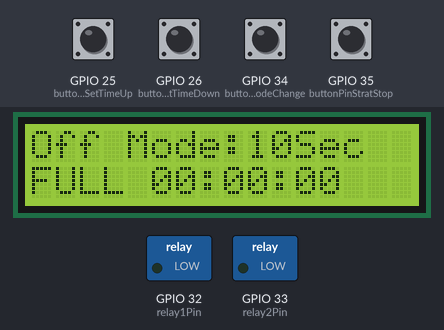
Bench run of a sketch on a simulated ESP32. Parts: 16×2 character LCD, switched loads named in the sketch (green lamp = pin HIGH). The inputs (shaded band) are chosen by the test bench; at power-on: GPIO 25 (buttonPinSetTimeUp), GPIO 26 (buttonPinSetTimeDown), GPIO 34 (buttonPinSetModeChange), GPIO 35 (buttonPinStratStop) LOW. EEPROM starts erased; what the sketch prints to the serial monitor is not drawn.

Above: at 1.3 s.
1.4 s: GPIO 35 (buttonPinStratStop) pulled HIGH for 0.15 s
At 2.5 s:
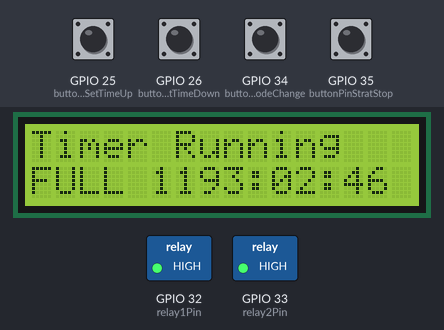
4.5 s: GPIO 35 (buttonPinStratStop) pulled HIGH for 1 s
At 5.1 s:
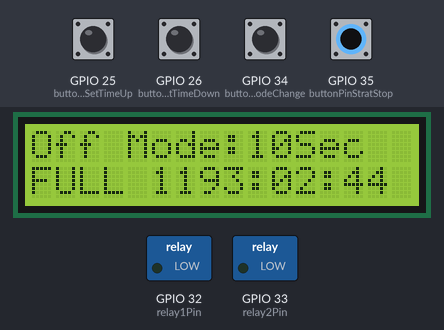
7.0 s: GPIO 34 (buttonPinSetModeChange) pulled HIGH for 0.15 s
At 8.2 s:
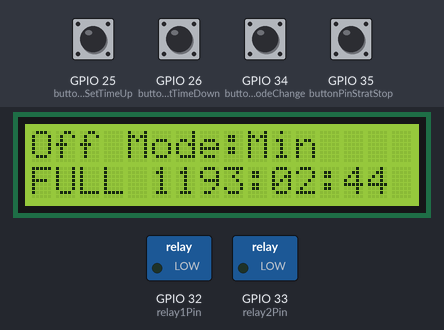
8.6 s: GPIO 34 (buttonPinSetModeChange) pulled HIGH for 1 s
At 9.6 s:
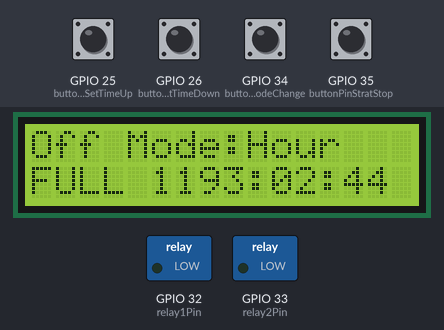
11.1 s: GPIO 34 (buttonPinSetModeChange) pulled HIGH for 0.15 s
At 11.7 s:
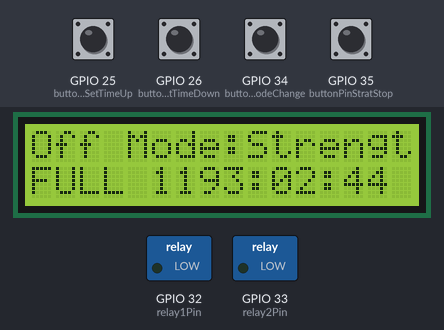
12.7 s: GPIO 25 (buttonPinSetTimeUp) pulled HIGH for 0.15 s
At 14.0 s:
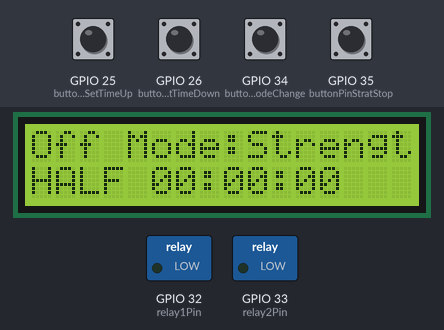
Timing chart, 0 to 15.3 s (numbered marks = the images above; inputs shaded):
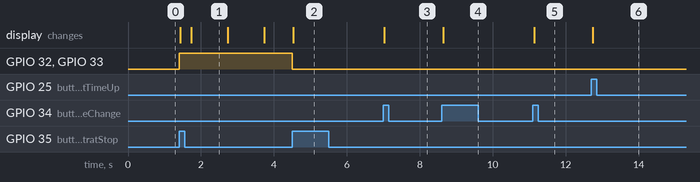

The sketch:

lcd_timer_2.ino
```cpp
#include <Wire.h>
#include <LiquidCrystal_I2C.h>
#include "EEPROMAnything.h"

LiquidCrystal_I2C lcd(0x27,16,2);

#define SETMODE_HOURS          1
#define SETMODE_MINUTES        2
#define SETMODE_10SEC          3
#define SETMODE_LIGHTSTRENGTH  4

#define LIGHTSTRENGTH_FULL  0
#define LIGHTSTRENGTH_HALF  1


#define EEPROM_SIZE  32

const int relay1Pin = 32;
const int relay2Pin = 33;

const int buttonPinSetTimeUp = 25;
const int buttonPinSetTimeDown = 26;
const int buttonPinSetModeChange = 34;
const int buttonPinStratStop = 35;

int buttonSetTimeUpState = LOW;
int buttonSetTimeUpPreState = LOW;

int buttonSetTimeDownState = LOW;
int buttonSetTimeDownPreState = LOW;

int buttonSetModeChangeState = LOW;
int buttonSetModeChangePreState = LOW;

int buttonStartStopState = LOW;
int buttonStartStopPreState = LOW;

int currentSetMode = SETMODE_10SEC;

int32_t timerSetTime = 0;
int32_t timerStartTime;
int32_t timerEndTime;
int32_t timerRemaining = 0;
int32_t lightStrength = LIGHTSTRENGTH_FULL;

bool timerRunning = false;

void lcd_test() {
  lcd.clear();

  // lcd.setCursor(0, 0);
  // uint32_t currentTime = millis();
  // String strTick = String(currentTime);
  // lcd.print(strTick);

  if (timerRunning) {
    lcd.setCursor(0, 0);
    lcd.print("Timer Running");
  } else {
    lcd.setCursor(0, 0);
    String sSetMode = String("");
    switch (currentSetMode) {
      case SETMODE_10SEC:
        sSetMode = String("Off Mode:10Sec");
        break;
      case SETMODE_MINUTES:
        sSetMode = String("Off Mode:Min");
        break;
      case SETMODE_HOURS:
        sSetMode = String("Off Mode:Hour");
        break;
      case SETMODE_LIGHTSTRENGTH:
        sSetMode = String("Off Mode:Strength");
        break;
    }
    lcd.print(sSetMode);
  }

  if (lightStrength == LIGHTSTRENGTH_FULL) {
    lcd.setCursor(0, 1);
    lcd.print("FULL");
  } else if (lightStrength == LIGHTSTRENGTH_HALF) {
    lcd.setCursor(0, 1);
    lcd.print("HALF");
  }

  char str[128];
  if (timerRemaining > 0) {
    snprintf(str, 128, "%02d:%02d:%02d", timerRemaining / 3600, (timerRemaining %3600) / 60, timerRemaining % 60);
  } else {
    snprintf(str, 128, "%02d:%02d:%02d", timerSetTime / 3600, (timerSetTime % 3600) / 60, timerSetTime % 60);
  }
  lcd.setCursor(5, 1);
  lcd.print(str);

}

void i2c_scanner() {
  byte error, address;
  int nDevices;

  Serial.println("Scanning...");

  nDevices = 0;
  for(address = 1; address < 127; address++ )
  {
    // The i2c_scanner uses the return value of
    // the Write.endTransmisstion to see if
    // a device did acknowledge to the address.
    Wire.beginTransmission(address);
    error = Wire.endTransmission();

    if (error == 0)
    {
      Serial.print("I2C device found at address 0x");
      if (address<16)
        Serial.print("0");
      Serial.print(address,HEX);
      Serial.println("  !");

      nDevices++;
    }
    else if (error==4)
    {
      Serial.print("Unknown error at address 0x");
      if (address<16)
        Serial.print("0");
      Serial.println(address,HEX);
    }
  }
  if (nDevices == 0)
    Serial.println("No I2C devices found\n");
  else
    Serial.println("done\n");

  delay(5000);           // wait 5 seconds for next scan
}

void setup() {
  Wire.begin();
  Serial.begin(115200);
  pinMode(relay1Pin, OUTPUT);
  pinMode(relay2Pin, OUTPUT);
  pinMode(buttonPinSetTimeUp, INPUT);
  pinMode(buttonPinSetTimeDown, INPUT);
  pinMode(buttonPinSetModeChange, INPUT);
  pinMode(buttonPinStratStop, INPUT);

  lcd.begin(16,2);
  lcd.init();

  // Turn on the backlight.
  lcd.backlight();

  EEPROM.begin(EEPROM_SIZE);
  EEPROM_readAnything(0, timerSetTime);
  if (timerSetTime < 0) {
    timerSetTime = 0;
  }
  EEPROM_readAnything(16, lightStrength);
  if (lightStrength < 0) {
    lightStrength = LIGHTSTRENGTH_FULL;
  }
  lcd_test();
}

void updateEeprom() {
  EEPROM_writeAnything(0, timerSetTime);
  EEPROM_writeAnything(16, lightStrength);
  EEPROM.commit();
}

void setRelay() {
  digitalWrite(relay1Pin, HIGH);
  if (lightStrength == LIGHTSTRENGTH_FULL ) {
    digitalWrite(relay2Pin, HIGH);
  }
}

void killRelay() {
  digitalWrite(relay1Pin, LOW);
  digitalWrite(relay2Pin, LOW);
}

void __loop() {
  lcd_test();
  delay(1000);
}

void loop() {

  // i2c_scanner();
  bool updateLcd = false;

  if (!timerRunning) {
    buttonSetTimeUpState = digitalRead(buttonPinSetTimeUp);
    if (buttonSetTimeUpState == HIGH) {
      if (buttonSetTimeUpPreState != buttonSetTimeUpState) {
        Serial.println("buttonSetTimeUpState High");
        switch (currentSetMode) {
          case SETMODE_10SEC:
            timerSetTime += 10;
            break;
          case SETMODE_MINUTES:
            timerSetTime += 60;
            break;
          case SETMODE_HOURS:
            timerSetTime += 3600;
            break;
          case SETMODE_LIGHTSTRENGTH:
            lightStrength = lightStrength == LIGHTSTRENGTH_FULL ? LIGHTSTRENGTH_HALF : LIGHTSTRENGTH_FULL;
            break;
        }
        if (timerSetTime >= 3600 * 5) {
          timerSetTime = 3600 * 5;
        }
        timerRemaining = timerSetTime;
        updateLcd = true;
      }
    }
    buttonSetTimeUpPreState = buttonSetTimeUpState;

    buttonSetTimeDownState = digitalRead(buttonPinSetTimeDown);
    if (buttonSetTimeDownState == HIGH) {
      if (buttonSetTimeDownPreState != buttonSetTimeDownState) {
        Serial.println("buttonSetTimeDownState High");
        switch (currentSetMode) {
          case SETMODE_10SEC:
            timerSetTime -= 10;
            break;
          case SETMODE_MINUTES:
            timerSetTime -= 60;
            break;
          case SETMODE_HOURS:
            timerSetTime -= 3600;
            break;
          case SETMODE_LIGHTSTRENGTH:
            lightStrength = lightStrength == LIGHTSTRENGTH_FULL ? LIGHTSTRENGTH_HALF : LIGHTSTRENGTH_FULL;
            break;
        }
        if (timerSetTime < 0) {
          timerSetTime = 0;
        }
        timerRemaining = timerSetTime;
        updateLcd = true;
      }
    }
    buttonSetTimeDownPreState = buttonSetTimeDownState;

    // reset time to zero if bothe up and down button are pushed.
    if (buttonSetTimeDownState == HIGH && buttonSetTimeUpState == HIGH) {
        timerSetTime = 0;
        timerRemaining = timerSetTime;
        updateEeprom();
        updateLcd = true;
    }

    buttonSetModeChangeState = digitalRead(buttonPinSetModeChange);
    if (buttonSetModeChangeState == HIGH) {
      if (buttonSetModeChangePreState != buttonSetModeChangeState) {
        Serial.println("buttonSetTimeDownState High");
        switch (currentSetMode) {
          case SETMODE_10SEC:
            currentSetMode = SETMODE_MINUTES;
            break;
          case SETMODE_MINUTES:
            currentSetMode = SETMODE_HOURS;
            break;
          case SETMODE_HOURS:
            currentSetMode = SETMODE_LIGHTSTRENGTH;
            break;
          case SETMODE_LIGHTSTRENGTH:
            currentSetMode = SETMODE_10SEC;
            break;
        }
        updateLcd = true;
      }
    }
    buttonSetModeChangePreState = buttonSetModeChangeState;
  }

  buttonStartStopState = digitalRead(buttonPinStratStop);
  if (buttonStartStopState == HIGH) {
    if (buttonStartStopPreState != buttonStartStopState) {
      Serial.println("buttonStartStopState High");
      timerRunning = !timerRunning;
      if (timerRunning) {
        timerStartTime = millis();
        timerEndTime = timerStartTime + timerRemaining * 1000;
        setRelay();
        updateEeprom();
      } else {
        killRelay();
      }
      updateLcd = true;
    }
  }
  buttonStartStopPreState = buttonStartStopState;

  if (timerRunning) {
    uint32_t preTimerRemaining = timerRemaining;
    uint32_t currentTime = millis();
    timerRemaining = (timerEndTime - currentTime) / 1000;
    if (timerRemaining <= 0) {
      timerRunning = false;
      killRelay();
      timerRemaining = timerSetTime;
    }
    if (preTimerRemaining != timerRemaining) {
      updateLcd = true;
    }
  }

  if (updateLcd) {
      lcd_test();
      delay(100);
  }
  // lcd_test();
  delay(10);
}
```

EEPROMAnything.h
```cpp
// EEPROMAnything.h
// Template-based EEPROM read/write helpers.
// Adapted from the Arduino community (public domain).

#include <EEPROM.h>
#include <Arduino.h>  // for type definitions

template <class T> int EEPROM_writeAnything(int ee, const T& value)
{
    const byte* p = (const byte*)(const void*)&value;
    unsigned int i;
    for (i = 0; i < sizeof(value); i++)
          EEPROM.write(ee++, *p++);
    return i;
}

template <class T> int EEPROM_readAnything(int ee, T& value)
{
    byte* p = (byte*)(void*)&value;
    unsigned int i;
    for (i = 0; i < sizeof(value); i++)
          *p++ = EEPROM.read(ee++);
    return i;
}
```

Measured:
- after the input at 1.4 s, GPIO 32 (relay1Pin), GPIO 33 (relay2Pin): LOW → HIGH at once; the display: first changes at once (image 1 shows a later state)
- after the input at 4.5 s, GPIO 32 (relay1Pin), GPIO 33 (relay2Pin): HIGH → LOW at once; the display: changes at once (image 2)
- after the input at 7.0 s, the display: changes at once (image 3)
- after the input at 8.6 s, the display: changes at once (image 4)
- after the input at 11.1 s, the display: changes at once (image 5)
- after the input at 12.7 s, the display: changes at once (image 6)
- what the display in image 1 shows lasts 1.0 s, from 1.7 s to 2.7 s
